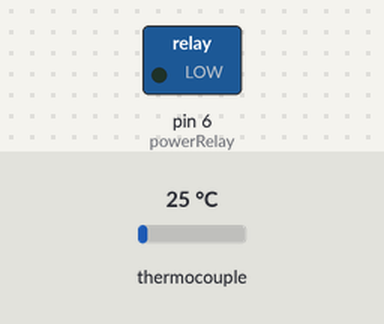
A sketch run on a simulated Arduino Uno, built with avr-gcc and run on an emulated ATmega328P. Parts: switched loads named in the sketch (green lamp = pin HIGH). Dashed ring = blinking. The inputs (shaded band) are chosen by the test bench; at power-on: thermocouple 25 °C. What the sketch prints to the serial monitor is not drawn.

Above: at 0.3 s.
Timing chart, 0 to 3.0 s (numbered marks = the images above):
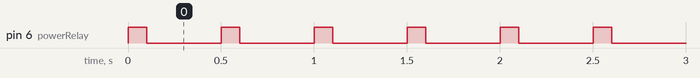

The sketch:

smd_oven_pid_autotune.ino
```cpp
#include <max6675.h>                                      //Thermocouple library
#include <PID_AutoTune_v0.h>

double aTuneStep=20, aTuneNoise=1, aTuneStartValue=100;
unsigned int aTuneLookBack=40;


double input = 60, output;                           //main variables
double kp = 1, ki = 0.5, kd = 4;                          //PID variables
int windowSize = 500;                                     //size of the relay PID window
unsigned long windowStartTime;

PID_ATune aTune(&input, &output);

byte thermoDO = 7;                                        //data out from the MAX6675
byte thermoCS = 8;                                        //chip select from the MAX6675
byte thermoCLK = 9;                                       //clock from the MAX6675
MAX6675 thermocouple(thermoCLK, thermoCS, thermoDO);      //CLK, CS, DO

byte powerRelay = 6;                                      //output for the power relay

boolean ovenActive = true;

void setup() {
    pinMode(powerRelay, OUTPUT);                            //set relay pin to output
  digitalWrite(powerRelay, LOW);                          //set the output to low

Serial.begin(9600);
Serial.println("PID AutoTune");

output=aTuneStartValue;
    aTune.SetNoiseBand(aTuneNoise);
    aTune.SetOutputStep(aTuneStep);
    aTune.SetLookbackSec((int)aTuneLookBack);
    aTune.SetControlType(1);
}


void loop() {

  input = thermocouple.readCelsius();


    if(aTune.Runtime())
    { //we're done, set the tuning parameters
      kp = aTune.GetKp();
      ki = aTune.GetKi();
      kd = aTune.GetKd();

      Serial.print(" Kp = ");
      Serial.println(kp);
      Serial.print(" Ki = ");
      Serial.println(ki);
      Serial.print(" Kd = ");
      Serial.println(kd);
    } else {
      ovenRun();
    }


}


void ovenRun() {
    unsigned long now = millis();
    if(now - windowStartTime > windowSize)
    { //time to shift the Relay Window
      windowStartTime += windowSize;
    }
    if(output > now - windowStartTime)
      digitalWrite(powerRelay,HIGH);
    else digitalWrite(powerRelay,LOW);
}
```

Measured:
- by itself, pin 6 (powerRelay): alternates HIGH for 0.10 s and LOW for 0.40 s
